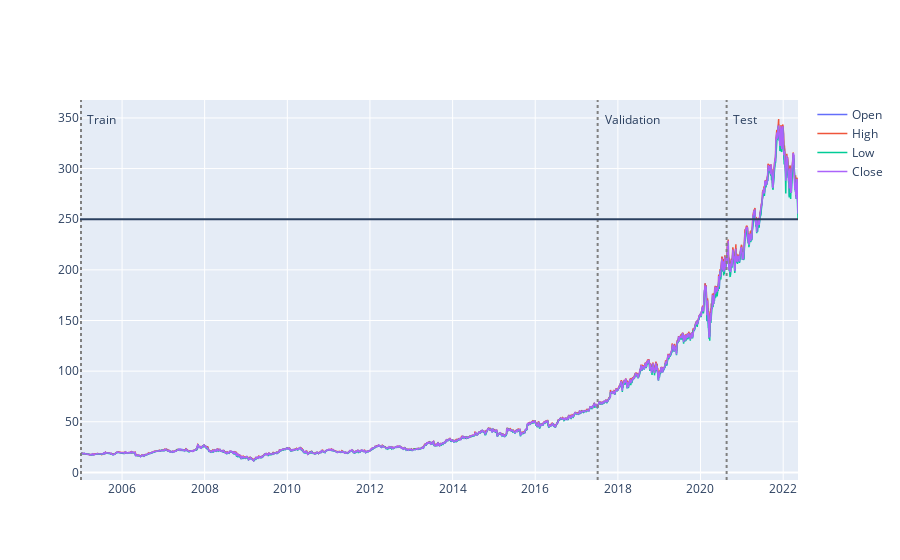

Notebook source saved alongside this figure:
### Code cell
a.show()

### Figure 1 — Plotly figure (JSON) as saved in the notebook; plotly's stock layout.template omitted (floating-point values rounded to 4 significant figures; data arrays with more than 128 entries replaced by an {"elided": "..."} marker saying what was removed)
{"data": [{"line": {"width": 1.5}, "mode": "lines", "name": "Open", "type": "scatter", "x": {"elided": "4371 str values"}, "y": {"elided": "4371 float values"}}, {"line": {"width": 1.5}, "mode": "lines", "name": "High", "type": "scatter", "x": {"elided": "4371 str values"}, "y": {"elided": "4371 float values"}}, {"line": {"width": 1.5}, "mode": "lines", "name": "Low", "type": "scatter", "x": {"elided": "4371 str values"}, "y": {"elided": "4371 float values"}}, {"line": {"width": 1.5}, "mode": "lines", "name": "Close", "type": "scatter", "x": {"elided": "4371 str values"}, "y": {"elided": "4371 float values"}}], "layout": {"annotations": [{"showarrow": false, "text": "Train", "x": "2005-01-03T00:00:00", "xshift": 20, "y": 348.9}, {"showarrow": false, "text": "Validation", "x": "2017-07-06T00:00:00", "xshift": 35, "y": 348.9}, {"showarrow": false, "text": "Test", "x": "2020-08-19T00:00:00", "xshift": 18, "y": 348.9}], "shapes": [{"line": {"color": "gray", "dash": "dot"}, "opacity": 1, "type": "line", "x0": "2005-01-03T00:00:00", "x1": "2005-01-03T00:00:00", "xref": "x", "y0": 0, "y1": 1, "yref": "y domain"}, {"line": {"color": "gray", "dash": "dot"}, "opacity": 1, "type": "line", "x0": "2017-07-06T00:00:00", "x1": "2017-07-06T00:00:00", "xref": "x", "y0": 0, "y1": 1, "yref": "y domain"}, {"line": {"color": "gray", "dash": "dot"}, "opacity": 1, "type": "line", "x0": "2020-08-19T00:00:00", "x1": "2020-08-19T00:00:00", "xref": "x", "y0": 0, "y1": 1, "yref": "y domain"}, {"type": "line", "x0": 0, "x1": 1, "xref": "x domain", "y0": 250, "y1": 250, "yref": "y"}]}}
